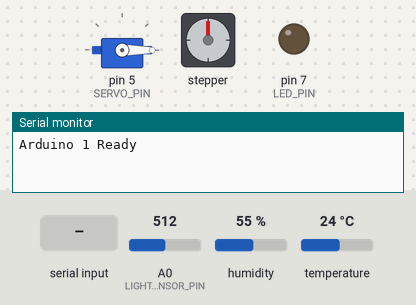
This sketch was run on a simulated Arduino Uno, built with avr-gcc and run on an emulated ATmega328P. On the bench: servo, stepper motor, output pins drawn as LEDs (lit = HIGH), the last lines printed to the serial monitor. Inputs (shaded band) come from the test bench; at power-on: A0 (LIGHT_SENSOR_PIN) = 512, humidity 55 %, temperature 24 °C. Stepper angles assume 2048 steps per turn.

Above: at 1.2 s.
1.3 s: "FAN_ON\n" received over Serial
At 2.16 s:
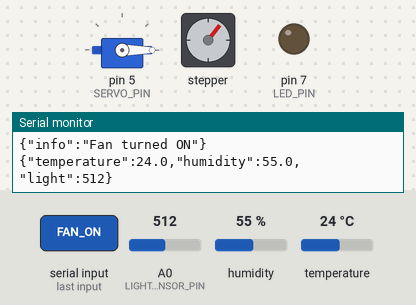
4.8 s: "WINDOW:90\n" received over Serial
At 6.17 s:
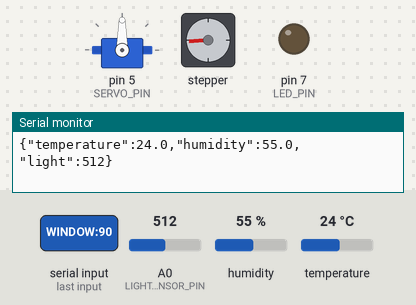
8.3 s: "WINDOW:\n" received over Serial
At 10.16 s:
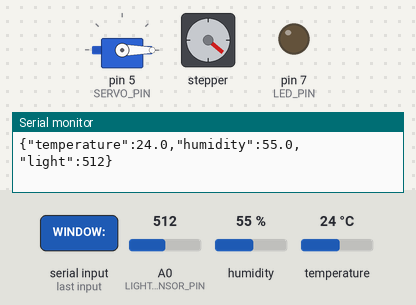
13.9 s: A0 (LIGHT_SENSOR_PIN) set to 1023
21.9 s: "WINDOW:90\n" received over Serial
At 22.17 s:
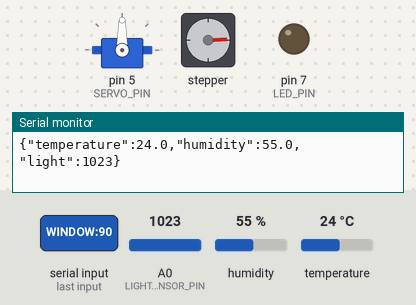
25.4 s: A0 (LIGHT_SENSOR_PIN) set to 900
Timing chart, 0 to 36.3 s (numbered marks = the images above; inputs shaded):
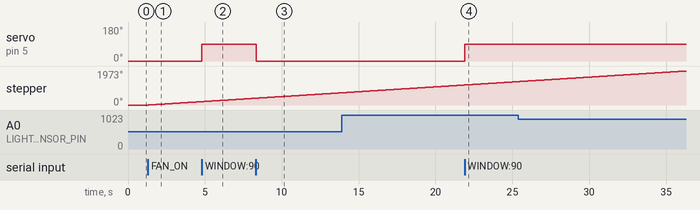

Measured:
- after the input at 1.3 s, stepper: keeps turning clockwise at about 57°/s, starting at once
- after the input at 4.8 s, servo on pin 5 (SERVO_PIN): 0° → 90° at once
- after the input at 8.3 s, servo on pin 5 (SERVO_PIN): 90° → 0° at once
- after the input at 21.9 s, servo on pin 5 (SERVO_PIN): 0° → 90° at once

The sketch:

Arduino1.ino
```cpp
#include <DHT.h>
#include <Servo.h>
#include <Stepper.h>

#define DHTPIN 2
#define DHTTYPE DHT11
DHT dht(DHTPIN, DHTTYPE);

#define LIGHT_SENSOR_PIN A0
#define LED_PIN 7

// Servo Motor (Window)
#define SERVO_PIN 5
Servo windowServo;

// Stepper Motor (Fan) - 28BYJ-48 (ULN2003)
const int stepsPerRevolution = 2048;
Stepper fanStepper(stepsPerRevolution, 8, 10, 9, 11); // IN1, IN3, IN2, IN4 for ULN2003

bool fanOn = false; // flag for fan state

unsigned long lastSensorReadTime = 0;
const long sensorReadInterval = 2000; // 2s

void setup() {
  Serial.begin(9600);

  dht.begin();
  pinMode(LED_PIN, OUTPUT);
  digitalWrite(LED_PIN, LOW);

  windowServo.attach(SERVO_PIN);
  windowServo.write(0);

  fanStepper.setSpeed(10);  // testing

  Serial.println("Arduino 1 Ready");
}

void loop() {
  if (millis() - lastSensorReadTime >= sensorReadInterval) {
    lastSensorReadTime = millis();

    float temperature = dht.readTemperature();
    float humidity = dht.readHumidity();
    int lightLevel = analogRead(LIGHT_SENSOR_PIN);

    if (isnan(temperature) || isnan(humidity)) {
      Serial.println("{\"error\":\"DHT read failed\"}");
    } else {
      String jsonData = "{";
      jsonData += "\"temperature\":" + String(temperature, 1) + ",";
      jsonData += "\"humidity\":" + String(humidity, 1) + ",";
      jsonData += "\"light\":" + String(lightLevel);
      jsonData += "}";
      Serial.println(jsonData);
    }
  }

  if (fanOn) {
    fanStepper.step(1);
  }

  if (Serial.available() > 0) {
    String command = Serial.readStringUntil('\n');
    command.trim();

    // LED
    if (command.startsWith("LED:")) {
      String state = command.substring(4);
      digitalWrite(LED_PIN, (state == "ON") ? HIGH : LOW);
    }
    else if (command.startsWith("LED_BRIGHTNESS:")) {
      int brightness = command.substring(15).toInt();
      analogWrite(LED_PIN, constrain(brightness, 0, 255));
    }
    // Window
    else if (command.startsWith("WINDOW:")) {
      int angle = command.substring(7).toInt();
      windowServo.write(constrain(angle, 0, 180));
    }
    // Fan
    else if (command == "FAN_ON") {
      fanOn = true;
      Serial.println("{\"info\":\"Fan turned ON\"}");
    }
    else if (command == "FAN_OFF") {
      fanOn = false;
      Serial.println("{\"info\":\"Fan turned OFF\"}");
    }
  }
}
```
